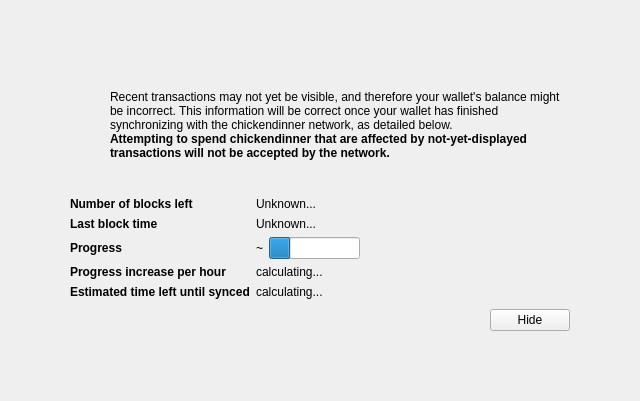
<?xml version="1.0" encoding="UTF-8"?>
<ui version="4.0">
 <class>ModalOverlay</class>
 <widget class="ModalOverlay" name="ModalOverlay">
  <property name="geometry">
   <rect>
    <x>0</x>
    <y>0</y>
    <width>640</width>
    <height>401</height>
   </rect>
  </property>
  <property name="windowTitle">
   <string>Form</string>
  </property>
  <layout class="QVBoxLayout" name="verticalLayout" stretch="0">
   <property name="sizeConstraint">
    <enum>QLayout::SetDefaultConstraint</enum>
   </property>
   <property name="leftMargin">
    <number>0</number>
   </property>
   <property name="topMargin">
    <number>0</number>
   </property>
   <property name="rightMargin">
    <number>0</number>
   </property>
   <property name="bottomMargin">
    <number>0</number>
   </property>
   <item>
    <widget class="QWidget" name="bgWidget" native="true">
     <property name="styleSheet">
      <string notr="true"/>
     </property>
     <layout class="QVBoxLayout" name="verticalLayoutMain" stretch="0">
      <property name="leftMargin">
       <number>60</number>
      </property>
      <property name="topMargin">
       <number>60</number>
      </property>
      <property name="rightMargin">
       <number>60</number>
      </property>
      <property name="bottomMargin">
       <number>60</number>
      </property>
      <item>
       <widget class="QWidget" name="contentWidget" native="true">
        <property name="styleSheet">
         <string notr="true"/>
        </property>
        <layout class="QVBoxLayout" name="verticalLayoutSub" stretch="1,0,0,0,0">
         <property name="spacing">
          <number>0</number>
         </property>
         <property name="leftMargin">
          <number>10</number>
         </property>
         <property name="topMargin">
          <number>10</number>
         </property>
         <property name="rightMargin">
          <number>10</number>
         </property>
         <property name="bottomMargin">
          <number>10</number>
         </property>
         <item>
          <layout class="QHBoxLayout" name="horizontalLayoutIconText" stretch="0,1">
           <property name="topMargin">
            <number>20</number>
           </property>
           <item>
            <layout class="QVBoxLayout" name="verticalLayoutIcon">
             <property name="leftMargin">
              <number>0</number>
             </property>
             <item>
              <widget class="QPushButton" name="warningIcon">
               <property name="enabled">
                <bool>false</bool>
               </property>
               <property name="text">
                <string/>
               </property>
               <property name="icon">
                <iconset>
                 <normaloff>:/icons/warning</normaloff>
                 <disabledoff>:/icons/warning</disabledoff>:/icons/warning</iconset>
               </property>
               <property name="iconSize">
                <size>
                 <width>48</width>
                 <height>48</height>
                </size>
               </property>
               <property name="flat">
                <bool>true</bool>
               </property>
              </widget>
             </item>
             <item>
              <spacer name="verticalSpacerWarningIcon">
               <property name="orientation">
                <enum>Qt::Vertical</enum>
               </property>
               <property name="sizeHint" stdset="0">
                <size>
                 <width>20</width>
                 <height>40</height>
                </size>
               </property>
              </spacer>
             </item>
            </layout>
           </item>
           <item>
            <layout class="QVBoxLayout" name="verticalLayoutInfoText">
             <property name="leftMargin">
              <number>0</number>
             </property>
             <property name="topMargin">
              <number>0</number>
             </property>
             <item>
              <widget class="QLabel" name="infoText">
               <property name="text">
                <string>Recent transactions may not yet be visible, and therefore your wallet's balance might be incorrect. This information will be correct once your wallet has finished synchronizing with the chickendinner network, as detailed below.</string>
               </property>
               <property name="textFormat">
                <enum>Qt::RichText</enum>
               </property>
               <property name="wordWrap">
                <bool>true</bool>
               </property>
              </widget>
             </item>
             <item>
              <widget class="QLabel" name="infoTextStrong">
               <property name="font">
                <font>
                 <weight>75</weight>
                 <bold>true</bold>
                </font>
               </property>
               <property name="text">
                <string>Attempting to spend chickendinner that are affected by not-yet-displayed transactions will not be accepted by the network.</string>
               </property>
               <property name="textFormat">
                <enum>Qt::RichText</enum>
               </property>
               <property name="wordWrap">
                <bool>true</bool>
               </property>
              </widget>
             </item>
             <item>
              <spacer name="verticalSpacerInTextSpace">
               <property name="orientation">
                <enum>Qt::Vertical</enum>
               </property>
               <property name="sizeHint" stdset="0">
                <size>
                 <width>20</width>
                 <height>40</height>
                </size>
               </property>
              </spacer>
             </item>
            </layout>
           </item>
          </layout>
         </item>
         <item>
          <spacer name="verticalSpacerAfterText">
           <property name="orientation">
            <enum>Qt::Vertical</enum>
           </property>
           <property name="sizeHint" stdset="0">
            <size>
             <width>20</width>
             <height>40</height>
            </size>
           </property>
          </spacer>
         </item>
         <item>
          <layout class="QFormLayout" name="formLayout">
           <property name="fieldGrowthPolicy">
            <enum>QFormLayout::FieldsStayAtSizeHint</enum>
           </property>
           <property name="horizontalSpacing">
            <number>6</number>
           </property>
           <property name="verticalSpacing">
            <number>6</number>
           </property>
           <property name="topMargin">
            <number>10</number>
           </property>
           <item row="0" column="0">
            <widget class="QLabel" name="labelNumberOfBlocksLeft">
             <property name="font">
              <font>
               <weight>75</weight>
               <bold>true</bold>
              </font>
             </property>
             <property name="text">
              <string>Number of blocks left</string>
             </property>
            </widget>
           </item>
           <item row="0" column="1">
            <widget class="QLabel" name="numberOfBlocksLeft">
             <property name="text">
              <string>Unknown...</string>
             </property>
            </widget>
           </item>
           <item row="1" column="0">
            <widget class="QLabel" name="labelLastBlockTime">
             <property name="font">
              <font>
               <weight>75</weight>
               <bold>true</bold>
              </font>
             </property>
             <property name="text">
              <string>Last block time</string>
             </property>
            </widget>
           </item>
           <item row="1" column="1">
            <widget class="QLabel" name="newestBlockDate">
             <property name="sizePolicy">
              <sizepolicy hsizetype="Maximum" vsizetype="Preferred">
               <horstretch>0</horstretch>
               <verstretch>0</verstretch>
              </sizepolicy>
             </property>
             <property name="text">
              <string>Unknown...</string>
             </property>
            </widget>
           </item>
           <item row="2" column="0">
            <widget class="QLabel" name="labelSyncDone">
             <property name="font">
              <font>
               <weight>75</weight>
               <bold>true</bold>
              </font>
             </property>
             <property name="text">
              <string>Progress</string>
             </property>
            </widget>
           </item>
           <item row="2" column="1">
            <layout class="QHBoxLayout" name="horizontalLayoutSync" stretch="0,1">
             <item>
              <widget class="QLabel" name="percentageProgress">
               <property name="text">
                <string>~</string>
               </property>
              </widget>
             </item>
             <item>
              <widget class="QProgressBar" name="progressBar">
               <property name="value">
                <number>24</number>
               </property>
               <property name="format">
                <string/>
               </property>
              </widget>
             </item>
            </layout>
           </item>
           <item row="4" column="0">
            <widget class="QLabel" name="labelProgressIncrease">
             <property name="font">
              <font>
               <weight>75</weight>
               <bold>true</bold>
              </font>
             </property>
             <property name="text">
              <string>Progress increase per hour</string>
             </property>
            </widget>
           </item>
           <item row="4" column="1">
            <widget class="QLabel" name="progressIncreasePerH">
             <property name="text">
              <string>calculating...</string>
             </property>
            </widget>
           </item>
           <item row="5" column="0">
            <widget class="QLabel" name="labelEstimatedTimeLeft">
             <property name="font">
              <font>
               <weight>75</weight>
               <bold>true</bold>
              </font>
             </property>
             <property name="text">
              <string>Estimated time left until synced</string>
             </property>
            </widget>
           </item>
           <item row="5" column="1">
            <widget class="QLabel" name="expectedTimeLeft">
             <property name="text">
              <string>calculating...</string>
             </property>
            </widget>
           </item>
          </layout>
         </item>
         <item>
          <layout class="QHBoxLayout" name="horizontalLayoutButtons">
           <property name="leftMargin">
            <number>10</number>
           </property>
           <property name="topMargin">
            <number>10</number>
           </property>
           <item>
            <spacer name="horizontalSpacer">
             <property name="orientation">
              <enum>Qt::Horizontal</enum>
             </property>
             <property name="sizeHint" stdset="0">
              <size>
               <width>40</width>
               <height>20</height>
              </size>
             </property>
            </spacer>
           </item>
           <item>
            <widget class="QPushButton" name="closeButton">
             <property name="text">
              <string>Hide</string>
             </property>
            </widget>
           </item>
          </layout>
         </item>
         <item>
          <layout class="QVBoxLayout" name="verticalLayout_2">
           <item>
            <spacer name="verticalSpacer">
             <property name="orientation">
              <enum>Qt::Vertical</enum>
             </property>
             <property name="sizeHint" stdset="0">
              <size>
               <width>20</width>
               <height>40</height>
              </size>
             </property>
            </spacer>
           </item>
          </layout>
         </item>
        </layout>
       </widget>
      </item>
     </layout>
    </widget>
   </item>
  </layout>
 </widget>
 <customwidgets>
  <customwidget>
   <class>ModalOverlay</class>
   <extends>QWidget</extends>
   <header>modaloverlay.h</header>
   <container>1</container>
  </customwidget>
 </customwidgets>
 <resources/>
 <connections/>
</ui>
